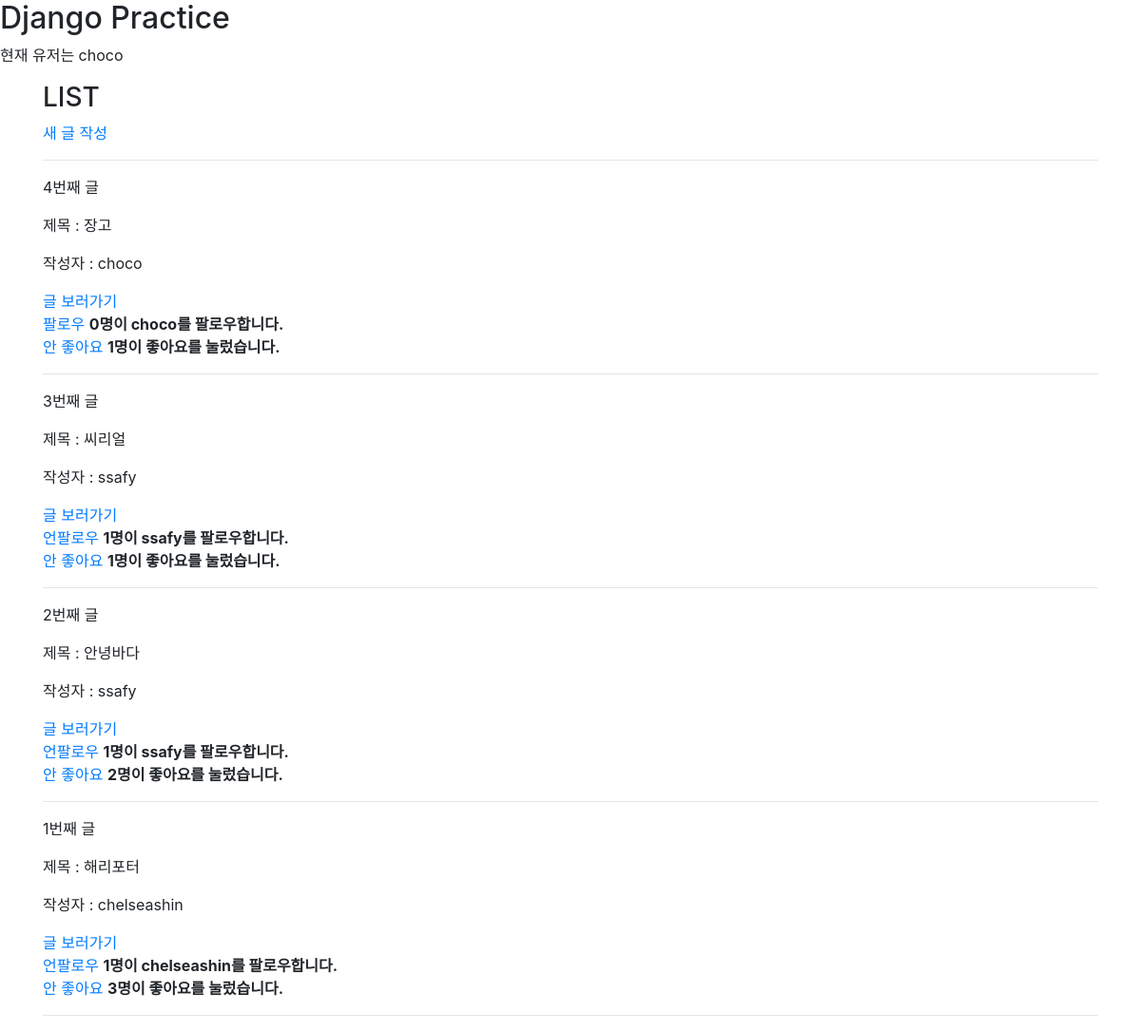
Page /posts/ (signed in) on the committed database.
### accounts/models.py (models this page shows)
class User(AbstractUser):
    followers = models.ManyToManyField(settings.AUTH_USER_MODEL, related_name="followings")

### posts/models.py (models this page shows, shortened)
class Post(models.Model):
    title = models.CharField(max_length=20)
    content = models.TextField()
    user = models.ForeignKey(settings.AUTH_USER_MODEL, on_delete=models.CASCADE)
    like_users = models.ManyToManyField(settings.AUTH_USER_MODEL, related_name="like_posts", blank=True)

### posts/views.py (the view)
# urls.py: path('', views.list, name="list"),
def list(request):
    posts = Post.objects.order_by('-pk')
    context = {
        'posts' : posts,
    }
    return render(request, 'posts/list.html', context)

### posts/templates/posts/list.html (shortened to what this page needs)
{% extends 'posts/base.html' %}
{% block content %}
<h3>LIST</h3>
<a href="{% url 'posts:create' %}">새 글 작성</a>
<hr>
{% for post in posts %}
    <p>{{ post.pk }}번째 글</p>
    <p>제목 : {{ post.title }}</p>
    <p>작성자 : {{ post.user }}</p>
    <a href="{% url 'posts:detail' post.pk %}">글 보러가기</a>
    <br>
    {% if user in post.user.followers.all %}
        <a href="{% url 'accounts:follow' post.user.pk %}">언팔로우</a>
    {% else %}
        <a href="{% url 'accounts:follow' post.user.pk %}">팔로우</a>
    {% endif %}
    <b>{{ post.user.followers.count }}명이 {{ post.user }}를 팔로우합니다.</b>
    <br>
    {% if user in post.like_users.all %}
        <a href="{% url 'posts:like' post.pk %}">안 좋아요</a>
    {% else %}
        <a href="{% url 'posts:like' post.pk %}">좋아요</a>
    {% endif %}
    <b>{{ post.like_users.count }}명이 좋아요를 눌렀습니다.</b>
    <hr>
{% endblock %}

### posts/templates/posts/base.html (shortened to what this page needs)
<!DOCTYPE html>
<html lang="en">
<head>
    <link rel="stylesheet" href="https://stackpath.bootstrapcdn.com/bootstrap/4.2.1/css/bootstrap.min.css">
</head>
<body>
    <h2>Django Practice</h2>
    <p>현재 유저는 {{ user.username }}</p>
    <div class="container">
        {% block content %} {% endblock %}
    </div>
</body>
</html>

### rows in the picture
User: username "choco"
Post: pk "4", title "장고", user "choco", shows "팔로우", user.followers.count "0", shows "안 좋아요", like_users.count "1"
Post: pk "3", title "씨리얼", user "ssafy", shows "언팔로우", user.followers.count "1", shows "안 좋아요", like_users.count "1"
Post: pk "2", title "안녕바다", user "ssafy", shows "언팔로우", user.followers.count "1", shows "안 좋아요", like_users.count "2"
Post: pk "1", title "해리포터", user "chelseashin", shows "언팔로우", user.followers.count "1", shows "안 좋아요", like_users.count "3"
